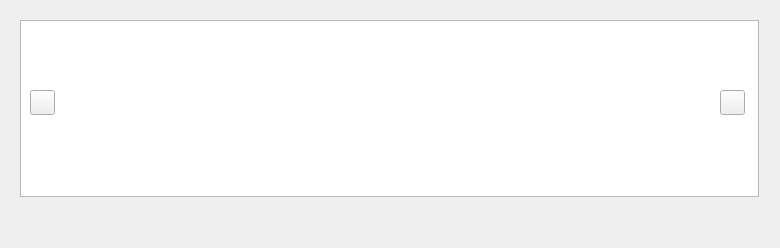
<?xml version="1.0" encoding="UTF-8"?>
<ui version="4.0">
 <class>PictureWidget</class>
 <widget class="QWidget" name="PictureWidget">
  <property name="geometry">
   <rect>
    <x>0</x>
    <y>0</y>
    <width>780</width>
    <height>248</height>
   </rect>
  </property>
  <property name="windowTitle">
   <string>PictureWidget</string>
  </property>
  <widget class="QPushButton" name="btnL">
   <property name="geometry">
    <rect>
     <x>30</x>
     <y>90</y>
     <width>25</width>
     <height>25</height>
    </rect>
   </property>
   <property name="text">
    <string/>
   </property>
  </widget>
  <widget class="QPushButton" name="btnR">
   <property name="geometry">
    <rect>
     <x>720</x>
     <y>90</y>
     <width>25</width>
     <height>25</height>
    </rect>
   </property>
   <property name="text">
    <string/>
   </property>
  </widget>
  <widget class="QWidget" name="layoutWidget">
   <property name="geometry">
    <rect>
     <x>9</x>
     <y>9</y>
     <width>761</width>
     <height>225</height>
    </rect>
   </property>
   <layout class="QVBoxLayout" name="verticalLayout">
    <item>
     <widget class="pictureView" name="graphicsView"/>
    </item>
    <item>
     <layout class="QHBoxLayout" name="horizontalLayout">
      <item>
       <spacer name="horizontalSpacer_2">
        <property name="orientation">
         <enum>Qt::Horizontal</enum>
        </property>
        <property name="sizeHint" stdset="0">
         <size>
          <width>40</width>
          <height>20</height>
         </size>
        </property>
       </spacer>
      </item>
      <item>
       <widget class="QWidget" name="btnPic0" native="true"/>
      </item>
      <item>
       <widget class="QWidget" name="btnPic1" native="true"/>
      </item>
      <item>
       <widget class="QWidget" name="btnPic2" native="true"/>
      </item>
      <item>
       <widget class="QWidget" name="btnPic3" native="true"/>
      </item>
      <item>
       <widget class="QWidget" name="btnPic4" native="true"/>
      </item>
      <item>
       <widget class="QWidget" name="btnPic5" native="true"/>
      </item>
      <item>
       <widget class="QWidget" name="btnPic6" native="true"/>
      </item>
      <item>
       <widget class="QWidget" name="btnPic7" native="true"/>
      </item>
      <item>
       <widget class="QWidget" name="btnPic8" native="true"/>
      </item>
      <item>
       <widget class="QWidget" name="btnPic9" native="true"/>
      </item>
      <item>
       <spacer name="horizontalSpacer">
        <property name="orientation">
         <enum>Qt::Horizontal</enum>
        </property>
        <property name="sizeHint" stdset="0">
         <size>
          <width>40</width>
          <height>20</height>
         </size>
        </property>
       </spacer>
      </item>
     </layout>
    </item>
   </layout>
  </widget>
  <zorder>layoutWidget</zorder>
  <zorder>btnR</zorder>
  <zorder>btnL</zorder>
 </widget>
 <layoutdefault spacing="6" margin="11"/>
 <customwidgets>
  <customwidget>
   <class>pictureView</class>
   <extends>QGraphicsView</extends>
   <header>slidebar/pictureView.h</header>
  </customwidget>
 </customwidgets>
 <resources/>
 <connections/>
</ui>
